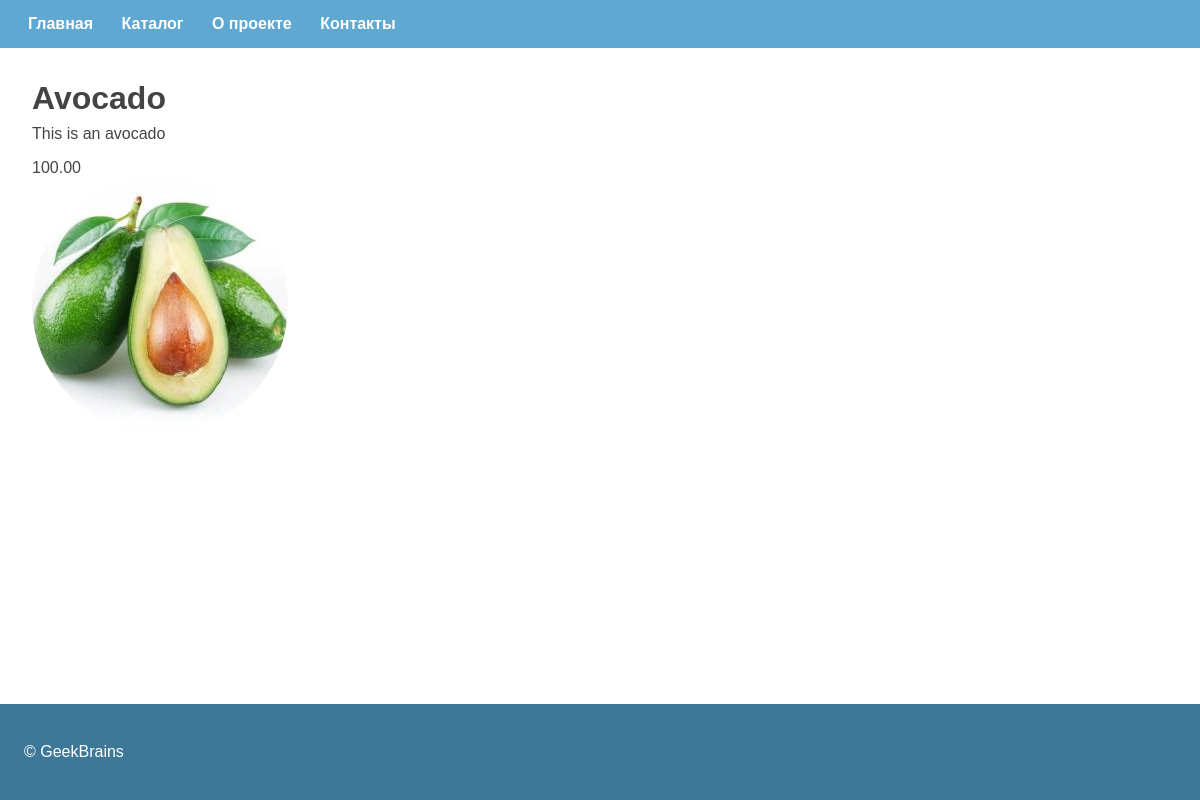
The page /products/1/ on the database its author committed.
### products/models.py (models this page shows, shortened)
class Product(models.Model):
    name = models.CharField(
        max_length=255
    )
    image = models.ImageField(
        upload_to='products',
        blank=True,
        null=True,
    )
    category = models.ForeignKey(
        Category,
        on_delete=models.CASCADE,
        blank=True,
        null=True,
    )
    description = models.TextField(
        blank=True,
        null=True,
    )
    cost = models.DecimalField(
        max_digits=12,
        decimal_places=2,
        default=0
    )
    created = models.DateTimeField(
        auto_now_add=True,
    )
    modified = models.DateTimeField(
        auto_now=True,
    )

### products/views/products.py (the view)
class ProductDetailView(DetailView):
    model = Product
    template_name = 'products/detail.html'
    context_object_name = 'inst'

### products/templates/products/detail.html
{% extends 'server/master.html' %}
{% load static %}
{% block page_static %}
<link rel="stylesheet" href="{% static 'products/css/detail.css' %}">
{% endblock %}
{% block page_content %}
<div class="product">
    <h1 class="product__name">
        {{ inst.name|title }}
    </h1>
    <span class="product__description">
        {{ inst.description }}
    </span>
    {% if inst.cost %}
    <span class="product__cost">
        {{ inst.cost }}
    </span>
    {% endif %}
    {% if inst.image %}
    <span class="product__image">
        <img src="../../media/{{ inst.image }}">
    </span>
    {% endif %}
</div>
{% endblock %}

### products/static/products/css/detail.css (style rules this page uses)
.product { display: flex; flex-direction: column; margin-top: 16px; color: #444; }
.product__name { margin: 0; }
.product__description { margin-top: 8px; }
.product__cost { margin-top: 16px; }
img { border-radius: 50%; }

### server/static/server/css/master.css (style rules this page uses)
html, body { margin: 0; padding: 0; height: 100%; font-family: sans-serif; }

### rows shown on the page
Product: name "Avocado", description "This is an avocado", cost "100.00", image (picture)
